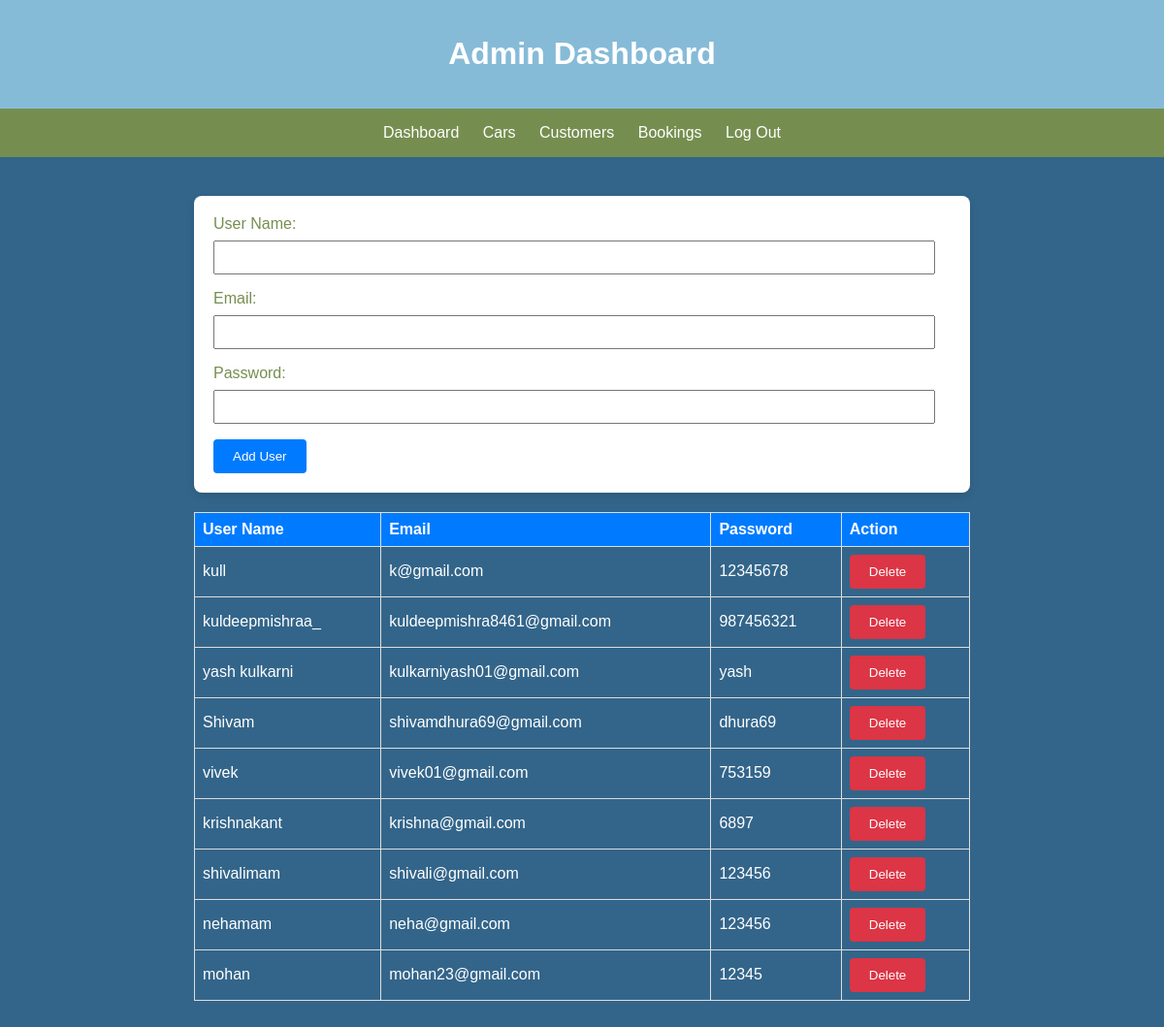
Screenshot of /admin/customer.php with the database file from the repository.
### tables this page shows
CREATE TABLE `user` (
  `id` int(11) NOT NULL,
  `user_name` varchar(50) NOT NULL,
  `email` varchar(50) NOT NULL,
  `password` varchar(255) NOT NULL
);

### admin/customer.php (the view, shortened to what this page needs)
<?php
include("../partials/connect.php");
$sql = "SELECT * FROM user";
$result = $conn->query($sql);
?>
<!DOCTYPE html>
<html lang="en">
<head>
    <link rel="stylesheet" href="style.css">
</head>
<body class="body">
    <header class="header">
        <h1>Admin Dashboard</h1>
    </header>
    <?php include("partials/nav.php"); ?>
    <section class="section">
        <form method="POST" id="addCarForm" class="form">
            <label for="Name" class="label">User Name:</label>
            <input type="text" id="Name" name="Name" required class="input">
            <label for="email" class="label">Email:</label>
            <input type="text" id="email" name="email" required class="input">
            <label for="password" class="label">Password:</label>
            <input type="text" id="password" name="password" required class="input">
            <button type="submit" class="button">Add User</button>
        </form>
        <table class="table">
            <thead>
                <tr>
                    <th>User Name</th>
                    <th>Email</th>
                    <th>Password</th>
                    <th>Action</th>
                </tr>
            </thead>
            <tbody>
                <?php
                if ($result->num_rows > 0) {
                    while ($row = $result->fetch_assoc()) {
                        ?>
                        <tr>
                            <td>
                                <?php echo '' . $row['user_name'] . '' ?>
                            </td>
                            <td>
                                <?php echo '' . $row['email'] . '' ?>
                            </td>
                            <td>
                                <?php echo '' . $row['password'] . '' ?>
                            </td>
                                <td><a href="customer.php?id=<?php echo '' . $row['id'] . '' ?>"><button class="button delete">Delete</button></a></td>
                        </tr>
                    <?php }
                } ?>
            </tbody>
        </table>
    </section>
</body>
</html>

### admin/style.css (style rules this page uses)
body { font-family: Arial, sans-serif; background-color: #33658A; margin: 0; padding: 0; color: #758E4F; }
.header { background-color: #86BBD8; padding: 1em; text-align: center; color: white; }
.section { padding: 20px; max-width: 800px; margin: 20px auto; }
.form { background-color: #ffffff; padding: 20px; border-radius: 8px; box-shadow: 0 4px 8px rgba(0, 0, 0, 0.1); }
.label { display: block; margin-bottom: 8px; }
.input { width: calc(100% - 16px); padding: 8px; margin-bottom: 16px; box-sizing: border-box; }
.button { background-color: #007BFF; color: white; padding: 10px 20px; border: none; border-radius: 4px; cursor: pointer; }
.table { width: 100%; border-collapse: collapse; margin-top: 20px; }
.table th, .table td { border: 1px solid #ddd; color:#ffff; padding: 8px; text-align: left; }
.table th { background-color: #007BFF; color: white; }
.button.delete { background-color: #dc3545; }

### rows the page displays
user: user_name "kull", email "k@gmail.com", password "12345678"
user: user_name "kuldeepmishraa_", email "kuldeepmishra8461@gmail.com", password "987456321"
user: user_name "yash kulkarni", email "kulkarniyash01@gmail.com", password "yash"
user: user_name "Shivam", email "shivamdhura69@gmail.com", password "dhura69"
user: user_name "vivek", email "vivek01@gmail.com", password "753159"
user: user_name "krishnakant", email "krishna@gmail.com", password "6897"
user: user_name "shivalimam", email "shivali@gmail.com", password "123456"
user: user_name "nehamam", email "neha@gmail.com", password "123456"
user: user_name "mohan", email "mohan23@gmail.com", password "12345"
